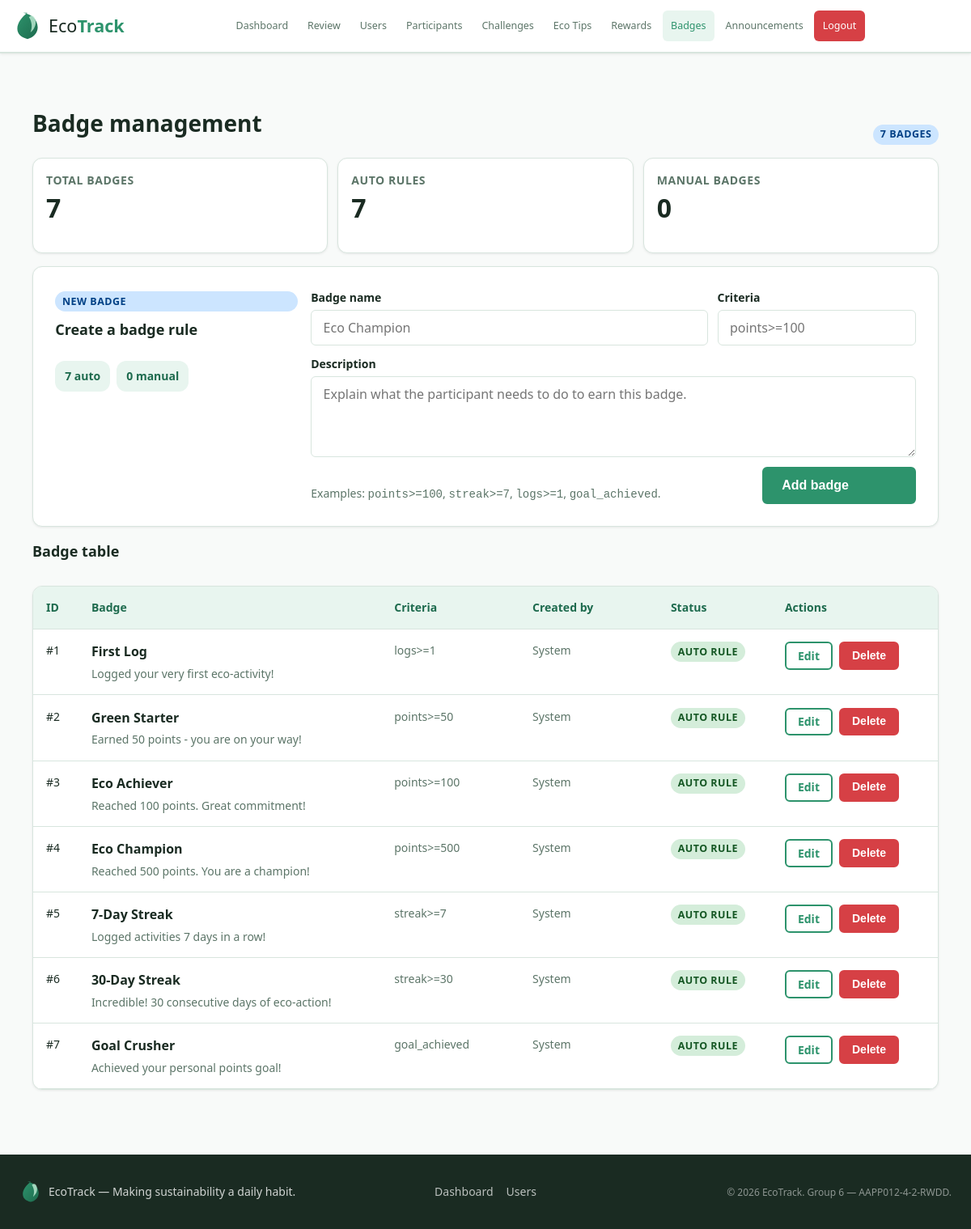
The page /admin/badges_management.php (signed in) on the database its author committed.
### tables this page shows
CREATE TABLE IF NOT EXISTS badges (
  badge_id INT AUTO_INCREMENT PRIMARY KEY,
  name VARCHAR(100) NOT NULL,
  description TEXT,
  icon VARCHAR(255) DEFAULT NULL,
  criteria VARCHAR(255) DEFAULT NULL,
  created_by INT DEFAULT NULL,
  FOREIGN KEY (created_by) REFERENCES users(user_id) ON DELETE SET NULL
);

### includes/functions.php (called while the page is built, shortened)
<?php
function sanitise(mixed $value): string
{
    return htmlspecialchars((string)$value, ENT_QUOTES | ENT_SUBSTITUTE, 'UTF-8');
}

### admin/badges_management.php (the view, shortened to what this page needs)
<?php
require_once __DIR__ . '/../database/db.php';
require_once __DIR__ . '/../includes/functions.php';
$pdo = getPDO();
$badgeForm = [
    'name' => '',
    'description' => '',
    'criteria' => '',
];
$badges = $pdo->query(
    'SELECT b.*, u.username AS created_by_name
     FROM badges b
     LEFT JOIN users u ON u.user_id = b.created_by
     ORDER BY b.badge_id ASC'
)->fetchAll() ?: [];
$badgeCount = count($badges);
$ruleCount = 0;
$manualCount = 0;
foreach ($badges as $badge) {
    $hasCriteria = trim((string)($badge['criteria'] ?? '')) !== '';
    if ($hasCriteria) {
        $ruleCount++;
    } else {
        $manualCount++;
    }
}
$editingBadgeId = max(0, (int)($_GET['edit_badge'] ?? 0));
$buildBadgesManagementUrl = static function (array $overrides = []) use ($editingBadgeId): string {
    $params = [
        'edit_badge' => $editingBadgeId,
    ];
    foreach ($overrides as $key => $value) {
        $params[$key] = $value;
    }
    if (($params['edit_badge'] ?? 0) <= 0) {
        unset($params['edit_badge']);
    }
    $query = http_build_query($params);
    return 'badges_management.php' . ($query ? '?' . $query : '');
};
require_once __DIR__ . '/../layout/header.php';
?>
<div class="container page-shell reward-admin-shell badge-admin-shell">
  <div class="section-header reward-admin-header">
    <div>
      <h1 class="section-header__title">Badge management</h1>
    </div>
    <span class="badge badge-blue"><?= $badgeCount ?> badge<?= $badgeCount === 1 ? '' : 's' ?></span>
  </div>
  <section class="reward-admin-summary-grid">
    <article class="card reward-summary-card">
      <span class="reward-summary-card__label">Total badges</span>
      <strong class="reward-summary-card__value"><?= $badgeCount ?></strong>
    </article>
    <article class="card reward-summary-card">
      <span class="reward-summary-card__label">Auto rules</span>
      <strong class="reward-summary-card__value"><?= $ruleCount ?></strong>
    </article>
    <article class="card reward-summary-card">
      <span class="reward-summary-card__label">Manual badges</span>
      <strong class="reward-summary-card__value"><?= $manualCount ?></strong>
    </article>
  </section>
  <section class="card reward-admin-studio">
    <div class="reward-admin-studio-layout">
      <div class="reward-admin-panel__intro reward-admin-panel__intro--compact">
        <span class="badge badge-blue">New badge</span>
        <h2 class="card-title">Create a badge rule</h2>
        <div class="reward-admin-panel__meta">
          <span class="inline-pill-note"><?= $ruleCount ?> auto</span>
          <span class="inline-pill-note"><?= $manualCount ?> manual</span>
        </div>
      </div>
      <form method="POST" class="reward-admin-form">
        <div class="reward-admin-form-grid badge-admin-form-grid">
          <div class="form-group reward-admin-form-group reward-admin-form-group--name">
            <label for="create_badge_name">Badge name</label>
            <input type="text" id="create_badge_name" name="name" maxlength="100" value="<?= sanitise($badgeForm['name']) ?>" required placeholder="Eco Champion">
          </div>
          <div class="form-group reward-admin-form-group">
            <label for="create_badge_criteria">Criteria</label>
            <input type="text" id="create_badge_criteria" name="criteria" value="<?= sanitise($badgeForm['criteria']) ?>" placeholder="points>=100">
          </div>
          <div class="form-group reward-admin-form-group reward-admin-form-group--description">
            <label for="create_badge_description">Description</label>
            <textarea id="create_badge_description" name="description" rows="3" placeholder="Explain what the participant needs to do to earn this badge."><?= sanitise($badgeForm['description']) ?></textarea>
          </div>
        </div>
        <div class="reward-admin-form-actions">
          <p class="badge-admin-form-note">Examples: <code>points&gt;=100</code>, <code>streak&gt;=7</code>, <code>logs&gt;=1</code>, <code>goal_achieved</code>.</p>
          <button type="submit" class="btn btn-primary">Add badge</button>
        </div>
      </form>
    </div>
  </section>
  <section class="reward-admin-board">
    <?php if (empty($badges)): ?>
      <div class="card empty-state">
        <h2 class="card-title empty-state__title">No badges yet</h2>
        <p class="empty-state__text">Create your first badge from the studio above.</p>
      </div>
    <?php else: ?>
      <div class="reward-admin-board__header">
        <div>
          <h2 class="card-title">Badge table</h2>
        </div>
      </div>
      <div class="card reward-admin-table-card">
        <div class="table-wrap reward-admin-table-wrap">
          <table class="reward-admin-table badge-admin-table">
            <thead>
              <tr>
                <th>ID</th>
                <th>Badge</th>
                <th>Criteria</th>
                <th>Created by</th>
                <th>Status</th>
                <th>Actions</th>
              </tr>
            </thead>
            <tbody>
              <?php foreach ($badges as $badge): ?>
                <?php
                $criteria = trim((string)($badge['criteria'] ?? ''));
                $isAutomatic = $criteria !== '';
                ?>
                <tr id="badge-<?= (int)$badge['badge_id'] ?>" class="reward-admin-table__row badge-admin-table__row<?= $editingBadgeId === (int)$badge['badge_id'] ? ' reward-admin-table__row--editing' : '' ?>">
                  <td class="reward-admin-table__cell reward-admin-table__cell--id" data-label="ID">#<?= (int)$badge['badge_id'] ?></td>
                  <td class="reward-admin-table__reward reward-admin-table__cell reward-admin-table__cell--reward" data-label="Badge">
                    <strong><?= sanitise($badge['name']) ?></strong>
                    <span><?= sanitise($badge['description'] ?: 'No description yet.') ?></span>
                  </td>
                  <td class="reward-admin-table__cell badge-admin-table__cell badge-admin-table__cell--criteria" data-label="Criteria"><?= sanitise($criteria !== '' ? $criteria : 'Manual award or custom trigger') ?></td>
                  <td class="reward-admin-table__cell badge-admin-table__cell badge-admin-table__cell--created" data-label="Created by"><?= sanitise($badge['created_by_name'] ?? 'System') ?></td>
                  <td class="reward-admin-table__cell reward-admin-table__cell--status" data-label="Status">
                    <span class="badge <?= $isAutomatic ? 'badge-green' : 'badge-grey' ?>">
                      <?= $isAutomatic ? 'auto rule' : 'manual' ?>
                    </span>
                  </td>
                  <td class="reward-admin-table__cell reward-admin-table__cell--actions" data-label="Actions">
                    <div class="reward-admin-table__actions">
                      <a href="<?= sanitise($buildBadgesManagementUrl(['edit_badge' => (int)$badge['badge_id']])) ?>#badge-<?= (int)$badge['badge_id'] ?>" class="btn btn-outline btn-sm">
                        Edit
                      </a>
                      <form method="POST">
                        <button type="submit" class="btn btn-danger btn-sm" onclick="return confirm('Delete this badge?');">Delete</button>
                      </form>
                    </div>
                  </td>
                </tr>
              <?php endforeach; ?>
            </tbody>
          </table>
        </div>
      </div>
    <?php endif; ?>
  </section>
</div>
<?php require_once __DIR__ . '/../layout/footer.php'; ?>

### layout/header.php (shortened to what this page needs)
<?php
$role        = $_SESSION['role'] ?? 'guest';
$currentScript = basename($_SERVER['SCRIPT_NAME'] ?? '');
function navLink(string $href, string $label, string $currentScript): string
{
    $isActive = basename($href) === $currentScript;
    return sprintf(
        '<a href="%s"%s>%s</a>',
        htmlspecialchars($href, ENT_QUOTES, 'UTF-8'),
        $isActive ? ' class="nav-link--active" aria-current="page"' : '',
        htmlspecialchars($label, ENT_QUOTES, 'UTF-8')
    );
}
?>
<!DOCTYPE html>
<html lang="en">
<head>
  <link rel="stylesheet" href="<?= BASE_URL ?>/assets/css/style.css">
</head>
<body>
<header class="navbar" role="banner">
  <div class="nav-container">
    <a href="<?= BASE_URL ?>/index.php" class="nav-logo" aria-label="EcoTrack Home">
      <img src="<?= BASE_URL ?>/assets/img/logo.svg" alt="EcoTrack leaf logo" width="36" height="36">
      <span class="logo-text">Eco<strong>Track</strong></span>
    </a>
    <nav class="nav-menu" id="navMenu" role="navigation" aria-label="Main navigation">
      <?php if ($role === 'participant'): ?>
        <?= navLink(BASE_URL . '/participant/dashboard.php',    'Dashboard',   $currentScript) ?>
        <?= navLink(BASE_URL . '/participant/log_activity.php', 'Log Activity', $currentScript) ?>
        <?= navLink(BASE_URL . '/participant/challenges.php',   'Challenges',  $currentScript) ?>
        <?= navLink(BASE_URL . '/participant/shop.php',         'Green Shop',  $currentScript) ?>
        <?= navLink(BASE_URL . '/participant/points.php',       'Points',      $currentScript) ?>
        <?= navLink(BASE_URL . '/participant/leaderboard.php',  'Leaderboard', $currentScript) ?>
        <?= navLink(BASE_URL . '/participant/profile.php',      'Profile',     $currentScript) ?>
      <?php elseif ($role === 'admin'): ?>
        <?= navLink(BASE_URL . '/admin/dashboard.php',             'Dashboard',     $currentScript) ?>
        <?= navLink(BASE_URL . '/admin/review_submissions.php',    'Review',        $currentScript) ?>
        <?= navLink(BASE_URL . '/admin/user_management.php',       'Users',         $currentScript) ?>
        <?= navLink(BASE_URL . '/admin/participant_table.php',     'Participants',  $currentScript) ?>
        <?= navLink(BASE_URL . '/admin/challenge_management.php',  'Challenges',    $currentScript) ?>
        <?= navLink(BASE_URL . '/admin/eco_tips.php',              'Eco Tips',      $currentScript) ?>
        <?= navLink(BASE_URL . '/admin/rewards_management.php',    'Rewards',       $currentScript) ?>
        <?= navLink(BASE_URL . '/admin/badges_management.php',     'Badges',        $currentScript) ?>
        <?= navLink(BASE_URL . '/admin/announcements.php',         'Announcements', $currentScript) ?>
      <?php else: ?>
        <?= navLink(BASE_URL . '/login.php',    'Login',    $currentScript) ?>
        <?= navLink(BASE_URL . '/register.php', 'Register', $currentScript) ?>
      <?php endif; ?>
      <?php if (isset($_SESSION['user_id'])): ?>
        <a href="<?= BASE_URL ?>/logout.php" class="nav-logout">Logout</a>
      <?php endif; ?>
    </nav>
  </div>
</header>
<main id="mainContent">

### layout/footer.php (shortened to what this page needs)
<?php
$footerRole = $_SESSION['role'] ?? 'guest';
?>
</main>
<footer class="site-footer" role="contentinfo">
  <div class="footer-container">
    <div class="footer-brand">
      <img src="<?= BASE_URL ?>/assets/img/logo.svg" alt="" width="28" height="28">
      <p>EcoTrack &mdash; Making sustainability a daily habit.</p>
    </div>
    <div class="footer-links">
      <?php if ($footerRole === 'participant'): ?>
        <a href="<?= BASE_URL ?>/participant/dashboard.php">Dashboard</a>
        <a href="<?= BASE_URL ?>/participant/leaderboard.php">Leaderboard</a>
        <a href="<?= BASE_URL ?>/participant/shop.php">Green Shop</a>
      <?php elseif ($footerRole === 'moderator'): ?>
        <a href="<?= BASE_URL ?>/moderator/dashboard.php">Dashboard</a>
        <a href="<?= BASE_URL ?>/moderator/review_submissions.php">Review queue</a>
      <?php elseif ($footerRole === 'admin'): ?>
        <a href="<?= BASE_URL ?>/admin/dashboard.php">Dashboard</a>
        <a href="<?= BASE_URL ?>/admin/user_management.php">Users</a>
      <?php else: ?>
        <a href="<?= BASE_URL ?>/index.php">Home</a>
        <a href="<?= BASE_URL ?>/login.php">Login</a>
      <?php endif; ?>
    </div>
    <p class="footer-copy">&copy; <?= date('Y') ?> EcoTrack. Group 6 &mdash; AAPP012-4-2-RWDD.</p>
  </div>
</footer>
</body>
</html>

### rows shown on the page
badges: badge_id "1", name "First Log", description "Logged your very first eco-activity!", criteria "logs>=1", created_by_name "System", shows "AUTO RULE"
badges: badge_id "2", name "Green Starter", description "Earned 50 points - you are on your way!", criteria "points>=50", created_by_name "System", shows "AUTO RULE"
badges: badge_id "3", name "Eco Achiever", description "Reached 100 points. Great commitment!", criteria "points>=100", created_by_name "System", shows "AUTO RULE"
badges: badge_id "4", name "Eco Champion", description "Reached 500 points. You are a champion!", criteria "points>=500", created_by_name "System", shows "AUTO RULE"
badges: badge_id "5", name "7-Day Streak", description "Logged activities 7 days in a row!", criteria "streak>=7", created_by_name "System", shows "AUTO RULE"
badges: badge_id "6", name "30-Day Streak", description "Incredible! 30 consecutive days of eco-action!", criteria "streak>=30", created_by_name "System", shows "AUTO RULE"
badges: badge_id "7", name "Goal Crusher", description "Achieved your personal points goal!", criteria "goal_achieved", created_by_name "System", shows "AUTO RULE"

### other values the page prints
$label "Dashboard Review Users Participants Challenges Eco Tips Rewards Badges Announcements"
$badgeCount "7"
$ruleCount "7"
$manualCount "0"
